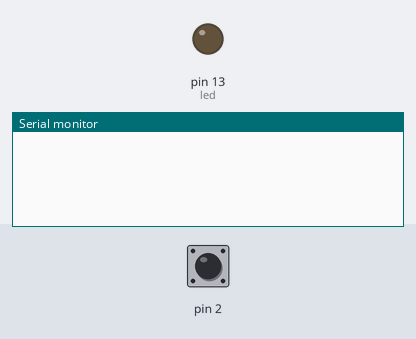
Recording of a sketch running on a simulated Arduino Uno, built with avr-gcc and run on an emulated ATmega328P. Shown: output pins drawn as LEDs (lit = HIGH), the last lines printed to the serial monitor. The inputs (shaded band) are chosen by the test bench; at power-on: pin 2 HIGH.

Above: at 0.8 s.
0.9 s: pin 2 pulled LOW for 0.15 s
At 1.08 s:
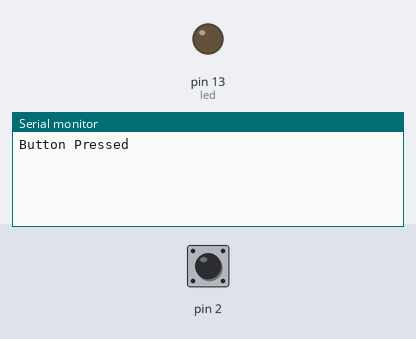
At 2.3 s:
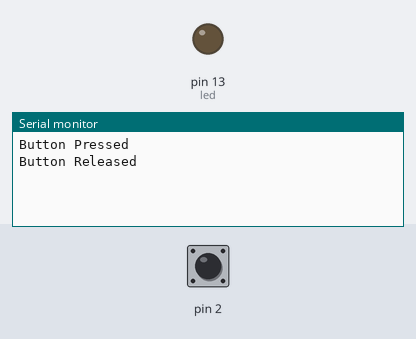

Measured:
- after the input at 0.9 s, the serial monitor: prints a new line after 0.05 s (image 1)

The sketch:

Application.ino
```cpp
//define the microcontroller clock speed of  "16MHz" for delay functions
#define F_CPU 16000000UL
//the avr libraries
#include <avr/io.h>
#include <string.h>
#include <util/delay.h>
//contain the uart header
#include "uart.h"

//the main functions
void led(void);
void ledOn(void);
void ledOff(void);
void button(void);
unsigned char button_pressed(void);

//main program starting point
int main(void) {
//set up the hardware components
    led();
    button();
    uart();

//temporary storage for incoming characters to form a command
    char buffCommand[20];
//index for command buffer
    unsigned char indxBuffer = 0;
//save the button starting state to detect changes
    unsigned char button_before = button_pressed();

//infinity loop to iterate continuously
    while (1) {
//check for incoming serial data
        if (ckeckData()) {
//read the character received
            char recieve = read_data();

//process the buffer when a command terminator is found
            if (recieve == '\r' || recieve == '\n') {
                //null terminate the string
                buffCommand[indxBuffer] = '\0';
                if (strcmp(buffCommand, "Turn On") == 0) {ledOn();}
                //reset buffer for the next command
                else if (strcmp(buffCommand, "Turn Off") == 0) {ledOff();}
                indxBuffer = 0;}

                else {
                //keep collecting the letters of the command
                if (indxBuffer < (sizeof(buffCommand) - 1)) {
                    buffCommand[indxBuffer++] = recieve;}}}

//check for button state change
        unsigned char button_now = button_pressed();
        if (button_now != button_before) {
            _delay_ms(50); //make sure its a real press
            button_now = button_pressed();

//if the press is real, send the text
            if (button_now != button_before) {
                if (button_now) {
                    send("Button Pressed\r\n", 0);}
                else {
                    send("Button Released\r\n", 0);}
                button_before = button_now;}}}
    return 0;}

//configure the led pin "PB5" as output
void led(void) {DDRB |= (1 << DDB5);}

//turns the led on by setting the pin high
void ledOn(void) {PORTB |= (1 << PORTB5);}

//turns the led off by setting the pin low
void ledOff(void) {PORTB &= ~(1 << PORTB5);}

//configures the button pin "PD2" as an input with an internal pull up resistor
void button(void) {DDRD &= ~(1 << DDD2); PORTD |= (1 << PORTD2);}

//returns 1 if the button is pressed "pin is low", and 0 if its not`
unsigned char button_pressed(void) {return !(PIND & (1 << PIND2));}
```

uart.h
```cpp
//this is a safety check to make sure the computer doesnt get confused
//by loading this file more than once
#ifndef __UART_H__
#define __UART_H__

//this file lists all the commands for serial communication
//so other parts of the program know whats available

//gets the serial communication ready to use
void uart(void);

//sets the speed for the serial 'talking'
void baudrate(unsigned short baudRate);

//sends just one letter
void char_send(unsigned char char_to_send);

//check if a new message has arrived
unsigned char ckeckData(void);

//reads the letter that was sent to us
unsigned char read_data();

//sends word or sentence
void send(char str[], unsigned char size);

#endif //this ends the safety check
```

uart.ino
```cpp
//the avr libraries
#include <avr/io.h>
//this line is added just in case to make sure the code works with the atmega328p
#if !defined(__AVR_ATmega328P__)
#include <avr/iom328p.h>
#endif
//contain the uart header
#include "uart.h"

//define the microcontroller clock speed of  "16MHz" for delay functions
#define F_CPU 16000000UL
//define the desired baud rate for serial communication "9600 bits per second"
#define BAUD 9600

//configure the settings for serial communication
void uart(void) {
    baudrate(BAUD);
    UCSR0B = (1 << TXEN0) | (1 << RXEN0);
    UCSR0C = (1 << UCSZ01) | (1 << UCSZ00);}

//this function configures the baud rate by calculating the correct setting
void baudrate(unsigned short baudRate) {
    unsigned short ubrrValue = ((F_CPU / 16) / baudRate) - 1;
    UBRR0L = (unsigned char)(ubrrValue & 0xFF);
    UBRR0H = (unsigned char)((ubrrValue >> 8) & 0xFF);}

//makes sure the previous character is gone before putting the next one
void char_send(unsigned char char_to_send) {while (!(UCSR0A & (1 << UDRE0))); UDR0 = char_to_send;}

//sends a full message by sending each letter individually
void send(char str[], unsigned char size) {for (int i = 0; str[i] != '\0'; i++) {char_send(str[i]);}}

//checks if a new character is ready to be read
unsigned char ckeckData(void) {return (UCSR0A & (1 << RXC0));}

//waiting data to be received then reads and returns the character from the buffer
unsigned char read_data(void) {while (!(UCSR0A & (1 << RXC0))); return UDR0;}
```
